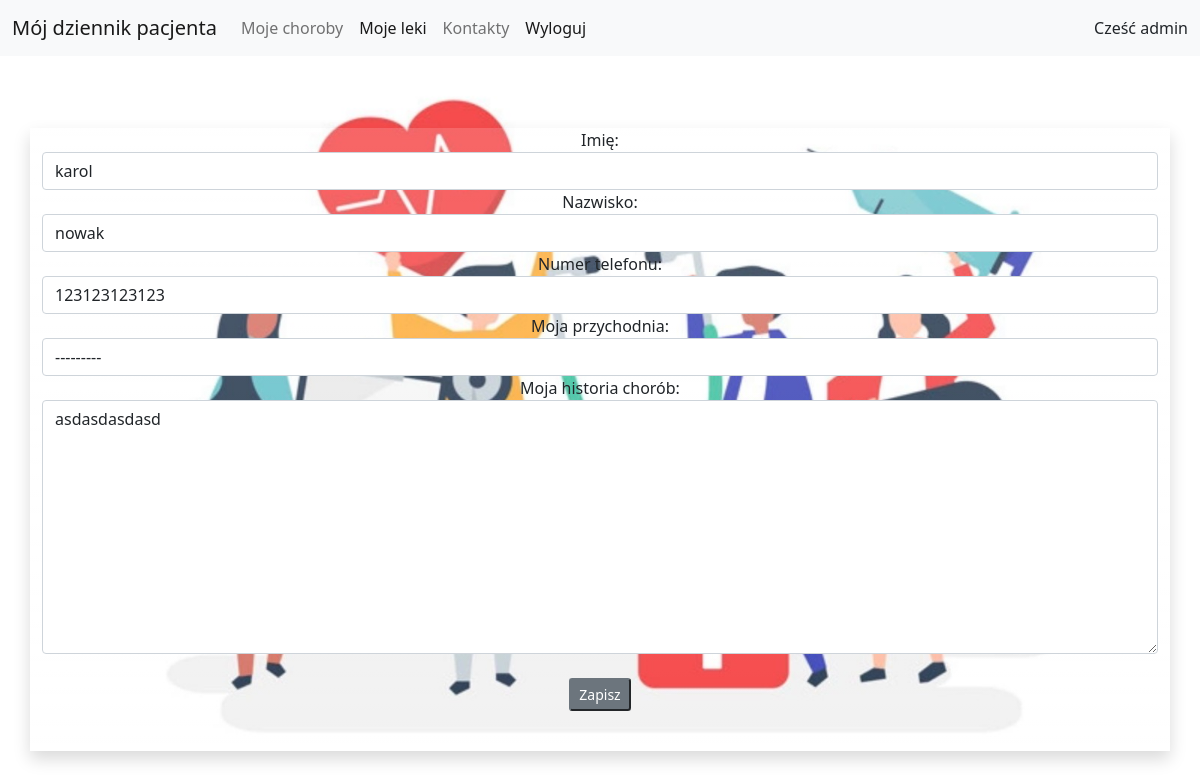
/update_patient/2/ (signed in), run on the app's committed database.
### accounts/models.py (models this page shows)
class Patient(AbstractUser):
    Pesel = models.IntegerField(unique=True, null=True, blank=True)
    phone = models.IntegerField(null=True, blank=True)
    my_history = models.TextField(null=True, blank=True)
    disease = models.ManyToManyField(Disease)
    drug = models.ManyToManyField(Drugs)
    clinic = models.ForeignKey(Clinic, on_delete=models.CASCADE, null=True, blank=True)
    def __str__(self):
        return self.username

### patientdiary/views.py (the view, shortened to what this page needs)
# urls.py: path('update_patient/<int:pk>/', views.UpdatePatientView.as_view(), name='patient_update_view'),
class UpdatePatientView(LoginRequiredMixin, UpdateView):
    form_class = PatientModelForm
    model = Patient
    template_name = 'form.html'

### patientdiary/forms.py
class PatientModelForm(forms.ModelForm):
    class Meta:
        fields = ['first_name', 'last_name', 'phone', 'clinic', 'my_history']
        model = Patient
        labels = {
            'first_name': 'Imię',
            'last_name': 'Nazwisko',
            'phone': 'Numer telefonu',
            'my_history': 'Moja historia chorób',
            'clinic': 'Moja przychodnia'
        }
        widgets = {
            'first_name': forms.TextInput(attrs={'class': 'form-control'}),
            'last_name': forms.TextInput(attrs={'class': 'form-control'}),
            'phone': forms.TextInput(attrs={'class': 'form-control'}),
            'my_history': forms.Textarea(attrs={'class': 'form-control'}),
            'clinic': forms.Select(attrs={'class': 'form-control'})
        }

### accounts/templates/form.html (shortened to what this page needs)
{% extends 'base.html' %}
{% block content %}
<br>
    <br>
    <br>
    <div class="container-xl text-center shadow bg-gradient" style="border-bottom-width: initial>
    <table class="center ">
        <form method="post">
            {{ form.as_table }}<br>
            <tr>
                <td colspan="2"><p><input type="submit" class="btn-secondary btn-sm disabled" tabindex="-1" role="button" aria-disabled="true" value="Zapisz"></p></td>
                <br>
            </tr>
        </form>
    </div>
{% endblock %}

### accounts/templates/base.html (shortened to what this page needs)
{% load static %}
<!doctype html>
<html lang="en">
  <head>
    <link href="https://cdn.jsdelivr.net/npm/bootstrap@5.1.3/dist/css/bootstrap.min.css" rel="stylesheet">
     <link rel="stylesheet" type="text/css" href="{% static 'accounts/css/coment.css' %}">
  </head>
  <nav class="navbar navbar-expand-lg navbar-light bg-light">
  <div class="container-fluid">
  {% if user.is_authenticated %}
    <a class="navbar-brand" href="{% url 'patient_view' user.pk %}">Mój dziennik pacjenta</a>
  {% endif %}
    <div class="collapse navbar-collapse" id="navbarNav">
      <ul class="navbar-nav">
          {% if user.is_authenticated %}
          <li class="nav-item">
          <a class="nav-link " aria-current="page" href="{% url 'diseases_view' %}">Moje choroby</a>
          </li>
        <li class="nav-item">
          <a class="nav-link active" href="{% url 'drugs_view' %}">Moje leki</a>
        </li>
        <li class="nav-item">
          <a class="nav-link " aria-current="page" href="{% url 'contacts' %}">Kontakty</a>
        </li>
        <li class="nav-item">
          <a class="nav-link active" href="{% url 'logout' %}">Wyloguj</a>
        </li>
        {% else %}
        <li class="nav-item">
            <a class="nav-link " href="{% url 'login' %}">Zaloguj</a>
        </li>
        <li class="nav-item">
          <a class="nav-link active" href="{% url 'signup' %}">Zarejestruj się</a>
          {% endif %}
      </ul>
    </div>
   {% if user.is_authenticated %}
      <div> Cześć {{ user }} {{ datetime }} </div>
  {% endif %}
  </div>
</nav>
  <body id="bg" style="background-image: url('{% static "accounts/images/mainpage.jpg" %}');">
       {% block content %}
       {% endblock %}
  </body>
</html>

### accounts/static/accounts/css/coment.css (style rules this page uses)
#bg { background-repeat: no-repeat; background-size: 75%; background-position: center; background-attachment: fixed; }

### data on the page
Patient: username "admin"
Patient: first_name "karol", last_name "nowak", phone "123123123123", clinic "---------", my_history "asdasdasdasd"
